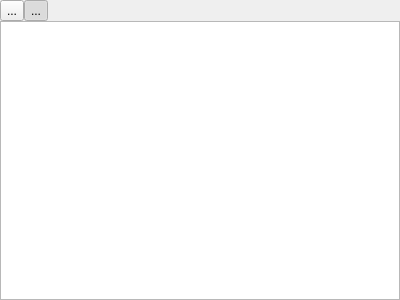
<?xml version="1.0" encoding="UTF-8"?>
<ui version="4.0">
 <class>ConsoleOutWidget</class>
 <widget class="QWidget" name="ConsoleOutWidget">
  <property name="geometry">
   <rect>
    <x>0</x>
    <y>0</y>
    <width>400</width>
    <height>300</height>
   </rect>
  </property>
  <property name="windowTitle">
   <string>Form</string>
  </property>
  <layout class="QVBoxLayout" name="verticalLayout">
   <property name="spacing">
    <number>0</number>
   </property>
   <property name="leftMargin">
    <number>0</number>
   </property>
   <property name="topMargin">
    <number>0</number>
   </property>
   <property name="rightMargin">
    <number>0</number>
   </property>
   <property name="bottomMargin">
    <number>0</number>
   </property>
   <item>
    <layout class="QHBoxLayout" name="horizontalLayout">
     <property name="spacing">
      <number>0</number>
     </property>
     <item>
      <widget class="QToolButton" name="btnClear">
       <property name="toolTip">
        <string>Clear console</string>
       </property>
       <property name="text">
        <string notr="true">...</string>
       </property>
       <property name="icon">
        <iconset resource="icons.qrc">
         <normaloff>:/icons/clear.png</normaloff>:/icons/clear.png</iconset>
       </property>
      </widget>
     </item>
     <item>
      <widget class="QToolButton" name="btnBlankNewSession">
       <property name="toolTip">
        <string>Blank new session</string>
       </property>
       <property name="text">
        <string notr="true">...</string>
       </property>
       <property name="icon">
        <iconset resource="icons.qrc">
         <normaloff>:/icons/blank.png</normaloff>:/icons/blank.png</iconset>
       </property>
       <property name="checkable">
        <bool>true</bool>
       </property>
       <property name="checked">
        <bool>true</bool>
       </property>
      </widget>
     </item>
     <item>
      <spacer name="horizontalSpacer">
       <property name="orientation">
        <enum>Qt::Horizontal</enum>
       </property>
       <property name="sizeHint" stdset="0">
        <size>
         <width>40</width>
         <height>20</height>
        </size>
       </property>
      </spacer>
     </item>
    </layout>
   </item>
   <item>
    <widget class="QTextEdit" name="textEdit">
     <property name="readOnly">
      <bool>true</bool>
     </property>
    </widget>
   </item>
  </layout>
 </widget>
 <resources>
  <include location="icons.qrc"/>
 </resources>
 <connections/>
</ui>
